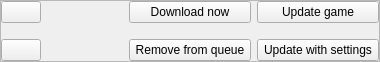
<?xml version="1.0" encoding="UTF-8"?>
<ui version="4.0">
 <class>QueueBaseWidget</class>
 <widget class="QFrame" name="QueueBaseWidget">
  <property name="geometry">
   <rect>
    <x>0</x>
    <y>0</y>
    <width>380</width>
    <height>62</height>
   </rect>
  </property>
  <property name="windowTitle">
   <string notr="true">QueueBaseWidget</string>
  </property>
  <property name="frameShape">
   <enum>QFrame::StyledPanel</enum>
  </property>
  <layout class="QHBoxLayout" name="queue_base_layout" stretch="1,0,0,0">
   <property name="leftMargin">
    <number>0</number>
   </property>
   <property name="topMargin">
    <number>0</number>
   </property>
   <property name="rightMargin">
    <number>0</number>
   </property>
   <property name="bottomMargin">
    <number>0</number>
   </property>
   <item>
    <layout class="QHBoxLayout" name="info_layout"/>
   </item>
   <item>
    <widget class="QWidget" name="move_buttons" native="true">
     <layout class="QVBoxLayout" name="move_buttons_layout">
      <property name="leftMargin">
       <number>0</number>
      </property>
      <property name="topMargin">
       <number>0</number>
      </property>
      <property name="rightMargin">
       <number>0</number>
      </property>
      <property name="bottomMargin">
       <number>0</number>
      </property>
      <item alignment="Qt::AlignLeft|Qt::AlignTop">
       <widget class="QPushButton" name="move_up_button">
        <property name="sizePolicy">
         <sizepolicy hsizetype="Fixed" vsizetype="Fixed">
          <horstretch>0</horstretch>
          <verstretch>0</verstretch>
         </sizepolicy>
        </property>
        <property name="text">
         <string notr="true"/>
        </property>
        <property name="isSquare" stdset="0">
         <number>1</number>
        </property>
       </widget>
      </item>
      <item alignment="Qt::AlignLeft|Qt::AlignBottom">
       <widget class="QPushButton" name="move_down_button">
        <property name="sizePolicy">
         <sizepolicy hsizetype="Fixed" vsizetype="Fixed">
          <horstretch>0</horstretch>
          <verstretch>0</verstretch>
         </sizepolicy>
        </property>
        <property name="text">
         <string notr="true"/>
        </property>
        <property name="isSquare" stdset="0">
         <number>1</number>
        </property>
       </widget>
      </item>
     </layout>
    </widget>
   </item>
   <item>
    <widget class="QWidget" name="queue_buttons" native="true">
     <layout class="QVBoxLayout" name="queue_buttons_layout">
      <property name="leftMargin">
       <number>0</number>
      </property>
      <property name="topMargin">
       <number>0</number>
      </property>
      <property name="rightMargin">
       <number>0</number>
      </property>
      <property name="bottomMargin">
       <number>0</number>
      </property>
      <item>
       <widget class="QPushButton" name="force_button">
        <property name="text">
         <string>Download now</string>
        </property>
       </widget>
      </item>
      <item alignment="Qt::AlignBottom">
       <widget class="QPushButton" name="remove_button">
        <property name="text">
         <string>Remove from queue</string>
        </property>
       </widget>
      </item>
     </layout>
    </widget>
   </item>
   <item>
    <widget class="QWidget" name="update_buttons" native="true">
     <layout class="QVBoxLayout" name="update_buttons_layout">
      <property name="leftMargin">
       <number>0</number>
      </property>
      <property name="topMargin">
       <number>0</number>
      </property>
      <property name="rightMargin">
       <number>0</number>
      </property>
      <property name="bottomMargin">
       <number>0</number>
      </property>
      <item>
       <widget class="QPushButton" name="update_button">
        <property name="text">
         <string>Update game</string>
        </property>
       </widget>
      </item>
      <item alignment="Qt::AlignBottom">
       <widget class="QPushButton" name="settings_button">
        <property name="text">
         <string>Update with settings</string>
        </property>
       </widget>
      </item>
     </layout>
    </widget>
   </item>
  </layout>
 </widget>
 <resources/>
 <connections/>
</ui>
